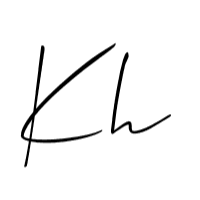
#> input picture images/favicon.png, 200 x 200 px, found by its file name
$ python imgTX.py
#> lines starting #> are read from the running program, lines starting #| are printed output that depends on the picture
from PIL import Image

# Open the original image
img = Image.open(r"C:\Users\OKH20\OneDrive - University of Canterbury\Projects\CARWHO.github.io\images\favicon.png")
#> img is the input picture: PIL image 200x200 RGBA; mean R, G, B, A 245.5, 245.5, 245.5, 255

# Resize the image to 32x32 using LANCZOS for high-quality downsampling
img = img.resize((32, 32), Image.LANCZOS)
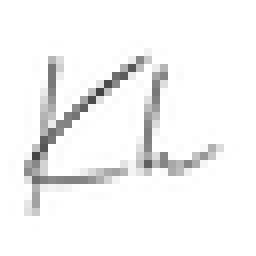
#> img: PIL image 32x32 RGBA (shown 8 times larger); mean R, G, B, A 244.2, 244.2, 244.2, 255

# Convert to RGB mode to save as JPEG (JPEG does not support transparency)
img_rgb = img.convert("RGB")

# Save the resized image as a .jpg
img_rgb.save(r"C:\Users\OKH20\OneDrive - University of Canterbury\Projects\CARWHO.github.io\images\favicon.jpg", "JPEG")

# Save the resized image as an .ico (ICO supports transparency, so no need to convert)
img.save(r"C:\Users\OKH20\OneDrive - University of Canterbury\Projects\CARWHO.github.io\images\favicon.ico", "ICO")
